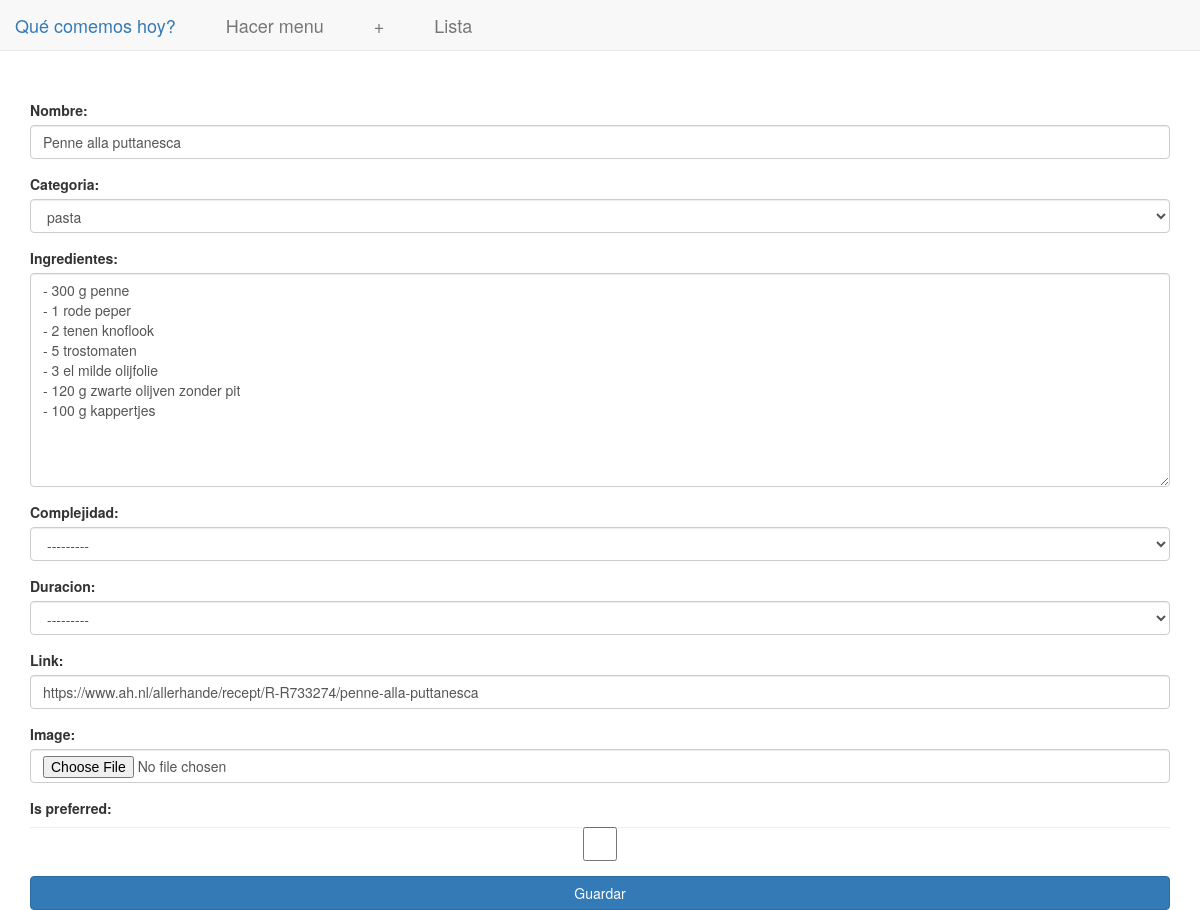
Screenshot of /app/modify/128 with the database file from the repository.
### app/models.py (models this page shows, shortened)
class Meal(models.Model):
    name = models.CharField(default="",max_length=264, unique=True)
    category = models.CharField(default="",max_length=264, choices=category_choices, blank = True)
    ingredients = models.TextField(blank = True)
    complexity = models.CharField(default="",max_length=264, choices=complexity_choices, blank = True)
    duration = models.CharField(default="",max_length=264, choices=duration_choices, blank = True)
    link = models.URLField(default="", blank = True)
    is_new = models.BooleanField(default=True, blank = True)
    image_name = models.CharField(default="",max_length=264, blank = True)
    image = models.ImageField(upload_to='images', blank = True)
    is_preferred = models.BooleanField(default=False, blank = True)

### app/views.py (the view, shortened to what this page needs)
# urls.py: path('modify/<id>',views.modify_meal,name='modify_meal'),
def modify_meal(request, id):
	meal = get_object_or_404(Meal, id=id)
	mealDetails = {
		'name': meal.name,
		'category':meal.category,
		'ingredients':meal.ingredients,
		'complexity':meal.complexity,
		'duration':meal.duration,
		'link':meal.link,
		'image_name':meal.image_name
	}
	form = MealForm(initial = mealDetails)
	return render(request,'app/modify_meal.html',{'form':form})

### app/forms.py
class MealForm(ModelForm):
	class Meta:
		model = Meal
		exclude = ['is_new','image_name']
		labels = {
		    'name' : 'Nombre',
		    'category' : 'Categoria',
		    'ingredients' : 'Ingredientes',
		    'complexity' : 'Complejidad',
		    'duration' : 'Duracion',
		    'link' : 'Link',
		}

### app/templatetags/myfilters.py (called while the page is built)
@register.filter(name='addclass')
def addclass(value, arg):
    return value.as_widget(attrs={'class': arg})

### templates/app/modify_meal.html (shortened to what this page needs)
<!DOCTYPE html>
{% extends "app/base.html" %}
{% load static %}
{% load myfilters %}
{% block body_block %}
<div class="container">
<div class="row">
<div class="content-boxes-v6">
<div class="col-md-12">
<form method="POST" enctype="multipart/form-data">
	{% for field in form %}
	    <div class="form-group">
	        {{ field.label_tag }} {{ field|addclass:'form-control' }}
	    </div>
	{% endfor %}
	<input type="submit" class="btn btn-primary btn-block" value="Guardar">
</form>
</div>
</div>
</div>
</div>
{% endblock %}

### static/app/css/custom.css (style rules this page uses)
.content-boxes-v6 { margin-top: 100px; margin-bottom: 100px; }

### rows the page displays
Meal: form "Penne alla puttanesca" "pasta" "- 300 g penne - 1 rode peper - 2 tenen knoflook - 5 trostomaten - 3 el milde olijfolie - 120 g zwarte olijven zonder pit - 100 g kappertjes" "---------" "---------" "https://www.ah.nl/allerhande/recept/R-R733274/penne-alla-puttanesca"

### other values shown
{{ field.label_tag }} "Nombre:" "Categoria:" "Ingredientes:" "Complejidad:" "Duracion:" "Link:" "Image:" "Is preferred:"
